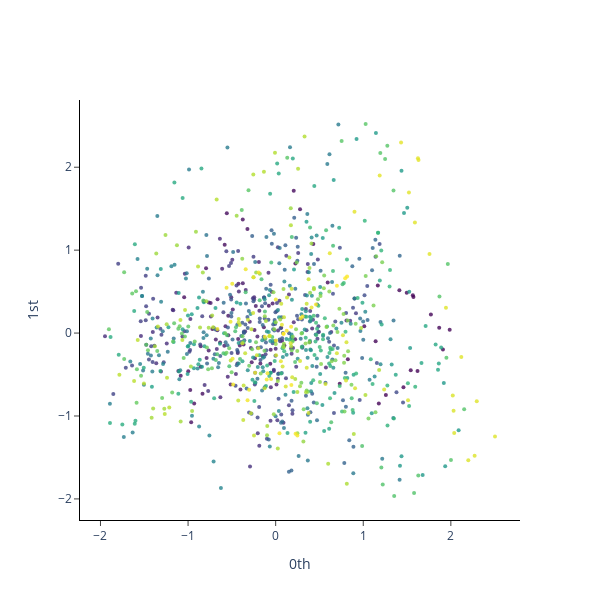

Notebook code cell kept with this figure:
### Code cell
#DATOS MAYORES QUE 1940
y_periodic_embedded_pca2 = pca.fit_transform(y_periodic_embedded_p2)
plot_point_cloud(y_periodic_embedded_pca2)

### Figure 1 — Plotly figure (JSON) as saved in the notebook; plotly's stock layout.template omitted (floating-point values rounded to 4 significant figures; data arrays with more than 128 entries replaced by an {"elided": "..."} marker saying what was removed)
{"data": [{"marker": {"color": {"elided": "951 int values"}, "colorscale": [[0, "#440154"], [0.1111, "#482878"], [0.2222, "#3e4989"], [0.3333, "#31688e"], [0.4444, "#26828e"], [0.5556, "#1f9e89"], [0.6667, "#35b779"], [0.7778, "#6ece58"], [0.8889, "#b5de2b"], [1, "#fde725"]], "opacity": 0.8, "size": 4}, "mode": "markers", "type": "scatter", "x": {"elided": "951 float values"}, "y": {"elided": "951 float values"}}], "layout": {"height": 600, "plot_bgcolor": "white", "width": 600, "xaxis": {"anchor": "x", "exponentformat": "e", "linecolor": "black", "linewidth": 1, "mirror": false, "showexponent": "all", "showline": true, "side": "bottom", "ticks": "outside", "title": {"text": "0th"}, "type": "linear", "zeroline": true}, "yaxis": {"anchor": "y", "exponentformat": "e", "linecolor": "black", "linewidth": 1, "mirror": false, "showexponent": "all", "showline": true, "side": "left", "ticks": "outside", "title": {"text": "1st"}, "type": "linear", "zeroline": true}}}
